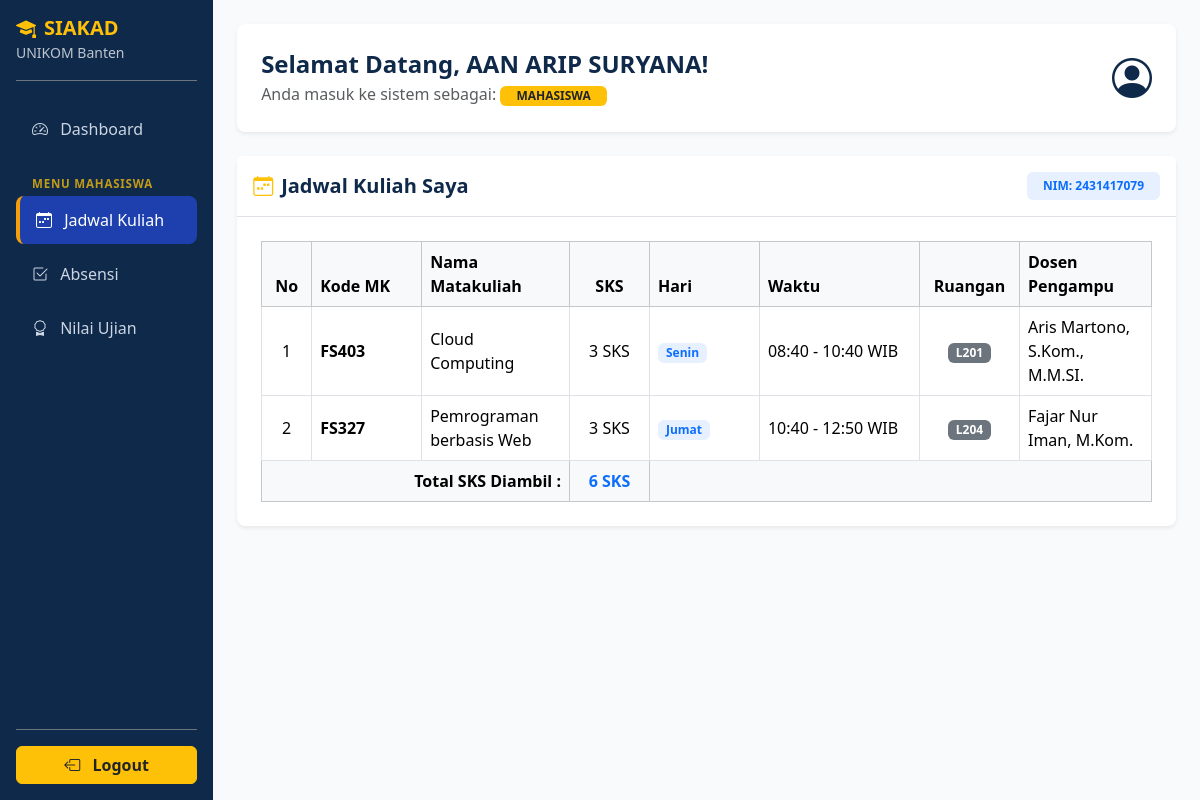
The app's page /jadwal_kuliah.php (signed in) with its own data.
### tables this page shows
CREATE TABLE `jadwal` (
  `id_jadwal` int(11) NOT NULL,
  `kode_mk` char(5) NOT NULL,
  `hari` enum('Senin','Selasa','Rabu','Kamis','Jumat','Sabtu') NOT NULL,
  `jam_mulai` time NOT NULL,
  `jam_selesai` time NOT NULL,
  `ruangan` char(5) NOT NULL,
  `nid` char(5) NOT NULL
);

CREATE TABLE `matakuliah` (
  `kode_mk` char(5) NOT NULL,
  `nama_mk` varchar(100) NOT NULL,
  `sks` int(1) NOT NULL
);

CREATE TABLE `dosen` (
  `nid` char(5) NOT NULL,
  `nama_lengkap` varchar(100) NOT NULL
);

### jadwal_kuliah.php (the view, shortened to what this page needs)
<?php
include 'header.php';
include 'koneksi.php';
$nim = $_SESSION['username'];
$query = mysqli_query($koneksi, "
    SELECT jadwal.*, matakuliah.nama_mk, matakuliah.sks, dosen.nama_lengkap AS nama_dosen
    FROM krs
    INNER JOIN jadwal ON krs.id_jadwal = jadwal.id_jadwal
    INNER JOIN matakuliah ON jadwal.kode_mk = matakuliah.kode_mk
    INNER JOIN dosen ON jadwal.nid = dosen.nid
    WHERE krs.nim = '$nim'
    ORDER BY FIELD(jadwal.hari, 'Senin', 'Selasa', 'Rabu', 'Kamis', 'Jumat', 'Sabtu'), jadwal.jam_mulai ASC
");
$no = 1;
$total_sks = 0;
?>
        <div class="card border-0 shadow-sm rounded-3">
            <div class="card-header bg-white py-3 d-flex justify-content-between align-items-center border-bottom">
                <h5 class="fw-bold mb-0" style="color: #0f294a;">
                    <i class="bi bi-calendar-week me-2 text-warning"></i>Jadwal Kuliah Saya
                </h5>
                <span class="badge bg-primary bg-opacity-10 text-primary px-3 py-2">
                    NIM: <?= $nim; ?>
                </span>
            </div>
            <div class="card-body p-4">
                <div class="table-responsive">
                    <table class="table table-hover table-bordered align-middle mb-0">
                        <thead class="table-light">
                            <tr>
                                <th class="text-center" width="50">No</th>
                                <th width="110">Kode MK</th>
                                <th>Nama Matakuliah</th>
                                <th class="text-center" width="80">SKS</th>
                                <th width="110">Hari</th>
                                <th width="160">Waktu</th>
                                <th class="text-center" width="100">Ruangan</th>
                                <th>Dosen Pengampu</th>
                            </tr>
                        </thead>
                        <tbody>
                        <?php if (mysqli_num_rows($query) > 0) { ?>
                            <?php foreach ($query as $data) {
                                $total_sks += $data['sks'];
                            ?>
                            <tr>
                                <td class="text-center"><?= $no++; ?></td>
                                <td class="fw-semibold"><?= $data['kode_mk']; ?></td>
                                <td><?= $data['nama_mk']; ?></td>
                                <td class="text-center"><?= $data['sks']; ?> SKS</td>
                                <td>
                                    <span class="badge bg-primary bg-opacity-10 text-primary px-2 py-1">
                                        <?= $data['hari']; ?>
                                    </span>
                                </td>
                                <td>
                                    <?= date('H:i', strtotime($data['jam_mulai'])); ?> - <?= date('H:i', strtotime($data['jam_selesai'])); ?> WIB
                                </td>
                                <td class="text-center">
                                    <span class="badge bg-secondary"><?= $data['ruangan']; ?></span>
                                </td>
                                <td><?= $data['nama_dosen']; ?></td>
                            </tr>
                            <?php } ?>
                        <?php } ?>
                        </tbody>
                        <?php if (mysqli_num_rows($query) > 0) { ?>
                        <tfoot class="table-light">
                            <tr>
                                <th colspan="3" class="text-end">Total SKS Diambil :</th>
                                <th class="text-center text-primary"><?= $total_sks; ?> SKS</th>
                                <th colspan="4"></th>
                            </tr>
                        </tfoot>
                        <?php } ?>
                    </table>
                </div>
            </div>
        </div>
    </div>
</div>
</body>
</html>

### header.php (style rules this page uses)
body { background-color: #f8fafc; }

### records on screen
jadwal: kode_mk "FS403", kode_mk.nama_mk "Cloud Computing", kode_mk.sks "3", hari "Senin", jam_mulai "08:40", jam_selesai "10:40", ruangan "L201", nid.nama_lengkap "Aris Martono, S.Kom., M.M.SI."
jadwal: kode_mk "FS327", kode_mk.nama_mk "Pemrograman berbasis Web", kode_mk.sks "3", hari "Jumat", jam_mulai "10:40", jam_selesai "12:50", ruangan "L204", nid.nama_lengkap "Fajar Nur Iman, M.Kom."

### other values on screen
$nama "AAN ARIP SURYANA"
$role "MAHASISWA"
$nim "2431417079"
$total_sks "6"
